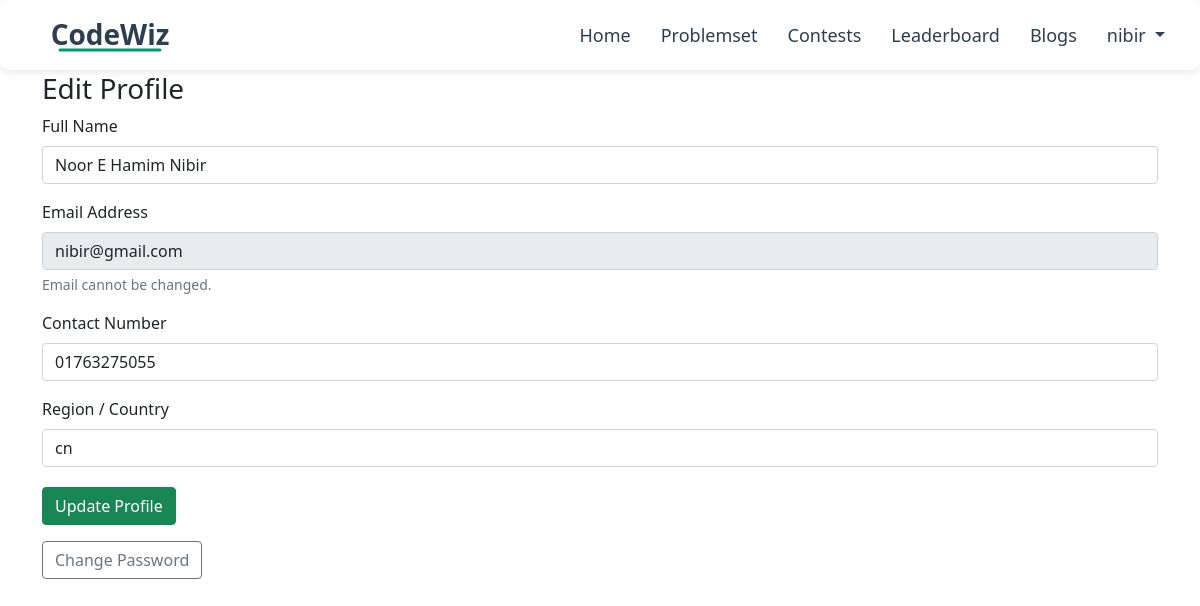
The page /edit_profile.php (signed in) on the database its author committed.
### tables this page shows
CREATE TABLE `user` (
  `uid` int(11) NOT NULL,
  `username` varchar(50) NOT NULL,
  `email` varchar(100) NOT NULL,
  `password` varchar(255) NOT NULL,
  `region_flag` varchar(5) DEFAULT NULL,
  `full_name` varchar(100) DEFAULT NULL,
  `contact_number` varchar(20) DEFAULT NULL,
  `global_score` int(11) DEFAULT 0
);

### edit_profile.php (the view, shortened to what this page needs)
<?php
require_once "/xampp/htdocs/webb/partials/dbconnection.php";
$uid = $_SESSION['uid'];
$stmt = $conn->prepare("SELECT full_name, email, contact_number, region_flag FROM user WHERE uid = ?");
$stmt->bind_param("i", $uid);
$stmt->execute();
$result = $stmt->get_result();
$user = $result->fetch_assoc();
?>
<!DOCTYPE html>
<html>
<head>
    <link rel="stylesheet" href="https://maxcdn.bootstrapcdn.com/bootstrap/4.5.2/css/bootstrap.min.css">
</head>
<body>
<?php include("partials/navbar.php"); ?>
<div class="container mt-5 pt-4">
    <h3>Edit Profile</h3>
    <form method="POST" action="">
        <div class="form-group">
            <label>Full Name</label>
            <input type="text" name="full_name" class="form-control" value="<?php echo htmlspecialchars($user['full_name']); ?>">
        </div>
        <div class="form-group">
            <label>Email Address</label>
            <input type="email" class="form-control" value="<?php echo htmlspecialchars($user['email']); ?>" readonly disabled>
            <small class="form-text text-muted">Email cannot be changed.</small>
        </div>
        <div class="form-group">
            <label>Contact Number</label>
            <input type="text" name="contact_number" class="form-control" value="<?php echo htmlspecialchars($user['contact_number']); ?>">
        </div>
        <div class="form-group">
            <label for="region_flag">Region / Country</label>
            <input
                type="text"
                id="regionSearch"
                class="form-control"
                placeholder="Start typing country..."
                value="<?php echo htmlspecialchars($user['region_flag'], ENT_QUOTES); ?>"
                autocomplete="off"
                required>
        </div>
        <button type="submit" class="btn btn-success">Update Profile</button><br>
        <a href="change_password.php" class="btn btn-outline-secondary mt-3">Change Password</a>
    </form>
</div>
</body>
</html>

### rows shown on the page
user: full_name "Noor E Hamim Nibir", email "nibir@gmail.com", contact_number "01763275055", region_flag "cn"

### other values the page prints
$_SESSION['username'] "nibir"
